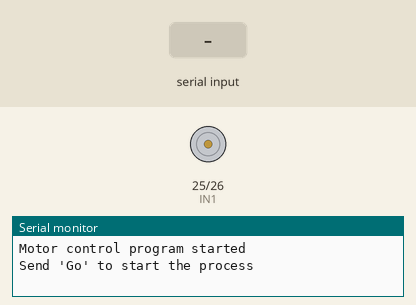
Simulated run of this sketch. Board: ESP32. Shown: motor-driver pin pairs drawn as motors (green arrow = first pin HIGH = forward, orange = second pin HIGH = backward, longer = more drive), the last lines printed to the serial monitor. The inputs (shaded band) are chosen by the test bench.

Above: at 1.3 s.
1.4 s: "Go\n" received over Serial
At 2.8 s:
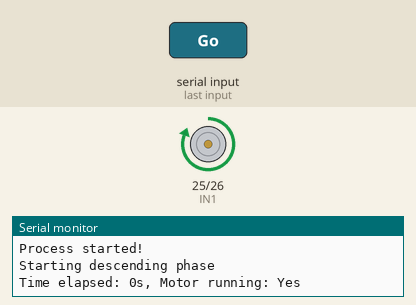
At 22.3 s:
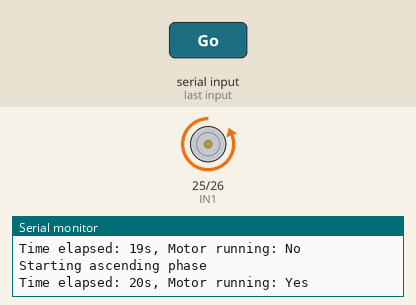
Timing chart, 0 to 23.0 s (numbered marks = the images above; inputs shaded):
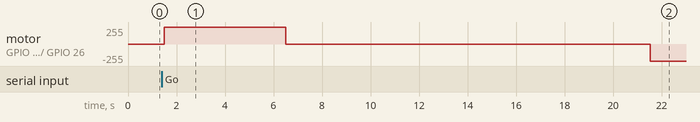

The sketch:

Motor_withLimitSwitch_v0.ino
```cpp
// Motor control using DVR8871 driver with NodeMCU-32
// IN1 connected to GPIO25
// IN2 connected to GPIO26

// Define motor control pins
const int IN1 = 25;  // Motor control pin 1
const int IN2 = 26;  // Motor control pin 2

const int TopLimitBtn = 19; //work while descending
const int DownLimitBtn = 18; //work while ascending

// Define phases
enum Phase {
  IDLE,
  DESCENDING,
  WAITING,
  ASCENDING,
  COMPLETED
};

Phase currentPhase = IDLE;

unsigned long startTime = 0;
//int descendTime = 7300;    // 7.3 seconds for descending
//int ascendTime = 7300;     // 7.3 seconds for ascending
//int executeAscend = 120000; // 2mins, ready to ascend

int descendTime = 5000;    // 7.3 seconds for descending
int ascendTime = 5000;     // 7.3 seconds for ascending
int executeAscendTime = 20000; // 2mins, ready to ascend

bool startProcess = false;
bool progress = false;
bool motorRunning = false;

String inputString = "";      // 存储接收到的串口数据
bool stringComplete = false;  // 标记是否接收到完整字符串

void setup() {
  // Initialize motor control pins as outputs
  pinMode(IN1, OUTPUT);
  pinMode(IN2, OUTPUT);
  pinMode(TopLimitBtn, INPUT_PULLUP);
  pinMode(DownLimitBtn, INPUT_PULLUP);

  // Initialize serial communication
  Serial.begin(115200);
  Serial.println("Motor control program started");
  Serial.println("Send 'Go' to start the process");

  // Initialize motor state
  stopMotor();
}

void loop() {
  // 检查串口数据
  serialEvent();

  // 如果收到完整字符串
  if (stringComplete) {
    inputString.trim();  // 移除首尾空白字符
    if (inputString == "Go") {
      startProcess = true;
      currentPhase = DESCENDING;
      Serial.println("Process started!");
    }
    // 清空接收缓冲区
    inputString = "";
    stringComplete = false;
  }

  // Check if process should start
  if (startProcess && !progress) {
    progress = true;
    startTime = millis();
    startMotorForward();
    Serial.println("Starting descending phase");
  }

  // Main process control
  if (progress) {
    // 每1秒打印状态
    if (millis() % 1000 < 500) {
      Serial.print("Time elapsed: ");
      Serial.print((millis() - startTime) / 1000);
      Serial.print("s, Motor running: ");
      Serial.println(motorRunning ? "Yes" : "No");
    }

    switch (currentPhase) {
      case DESCENDING:
        if (millis() - startTime >= descendTime) {
          stopMotor();
          currentPhase = WAITING;
          Serial.println("Descending phase completed");
        }
        break;

      case WAITING:
        if (millis() - startTime >= executeAscendTime) {
          startMotorReverse();
          currentPhase = ASCENDING;
          Serial.println("Starting ascending phase");
        }
        break;

      case ASCENDING:
        if (millis() - startTime >= ascendTime + executeAscendTime) {
          stopMotor();
          currentPhase = COMPLETED;
          progress = false;
          startProcess = false;
          Serial.println("Ascending phase completed");
        }
        break;

      case COMPLETED:
        Serial.println("Process completed");
        delay(5000);
        break;

      default:
        break;
    }
  }

  delay(500); // 添加500ms延时
}

void serialEvent() {
  while (Serial.available()) {
    char inChar = (char)Serial.read();
    if (inChar == '\n') {
      stringComplete = true;
    } else {
      inputString += inChar;
    }
  }
}

void startMotorForward() {
  digitalWrite(IN1, HIGH);
  digitalWrite(IN2, LOW);
  motorRunning = true;
}

void startMotorReverse() {
  digitalWrite(IN1, LOW);
  digitalWrite(IN2, HIGH);
  motorRunning = true;
}

void stopMotor() {
  digitalWrite(IN1, LOW);
  digitalWrite(IN2, LOW);
  motorRunning = false;
}
```

Measured:
- after the input at 1.4 s, motor on GPIO 25 (IN1) / GPIO 26 (IN2): stopped → forward 255/255 after 0.10 s, → stopped 5.0 s later, → backward 255/255 15.0 s later
